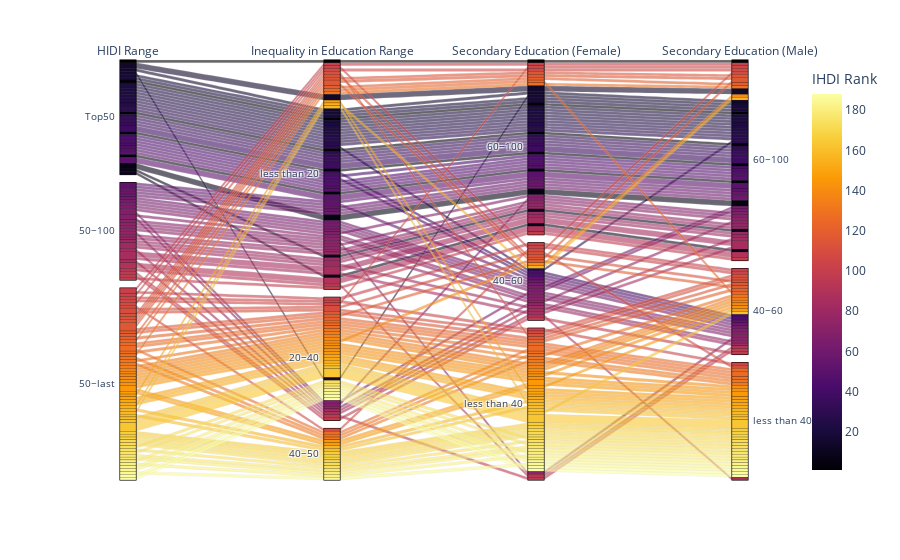

The code cell stored with this chart in its notebook:
### Code cell
#!/usr/bin/env python3
# -*- coding: utf-8 -*-

import plotly.express as px


from plotly.subplots import make_subplots

import numpy as np

import pandas as pd
#get the data from the inequality_adjusted.csv and gender_inequality.csv
hidi = pd.read_csv('inequality_adjusted.csv')
gii = pd.read_csv('gender_inequality.csv')

#get the attribute we need for datasets
hidi = hidi[['IHDI Rank','Country','Inequality in Education']]
gii = gii[['GII Rank','Country','Population with Secondary Education (Female)','Population with Secondary Education (Male)']]
#clean the data
hidi = hidi.where(hidi !='..').dropna()
gii = gii.where(gii !='..').dropna()
#combine the data to create the final data we need 
combine = pd.merge(hidi, gii, on='Country')
traindata =np.array(combine.drop(labels='Country',axis =1),dtype=np.float)
combine = pd.DataFrame(traindata)
combine = combine.rename(columns={0:'IHDI Rank',1:'Inequality in Education',2:'GII Rank',3:'Population with Secondary Education (Female)',4:'Population with Secondary Education (Male)'})
#crea
combine['HIDI Range'] = combine['IHDI Rank'].apply(lambda x: 'Top50' if x<=50 else '50~100' if x<=100 else '50~last')
combine['Inequality in Education Range']=combine['Inequality in Education'].apply(lambda x: 'less than 20' if x<=20 else '20~40' if x<=40 else '40~50')
combine['Population with Secondary Education (Female) Range']=combine['Population with Secondary Education (Female)'].apply(lambda x: 'less than 40' if x<=40 else '40~60' if x<=60 else '60~100')
combine['Population with Secondary Education (Male) Range']=combine['Population with Secondary Education (Male)'].apply(lambda x: 'less than 40' if x<=40 else '40~60' if x<=60 else '60~100')


df = combine
fig = px.parallel_categories(df, dimensions=['HIDI Range', 'Inequality in Education Range', 'Population with Secondary Education (Female) Range','Population with Secondary Education (Male) Range'],color="IHDI Rank", color_continuous_scale=px.colors.sequential.Inferno,
                labels={'HIDI Range':'HIDI Range', 'Inequality in Education Range':'Inequality in Education Range', 'Population with Secondary Education (Female) Range':'Secondary Education (Female)','Population with Secondary Education (Male) Range':'Secondary Education (Male)'})



fig.show()

### Figure 1 — Plotly figure (JSON) as saved in the notebook; plotly's stock layout.template omitted (floating-point values rounded to 4 significant figures; data arrays with more than 128 entries replaced by an {"elided": "..."} marker saying what was removed)
{"data": [{"dimensions": [{"label": "HIDI Range", "values": {"elided": "141 str values"}}, {"label": "Inequality in Education Range", "values": {"elided": "141 str values"}}, {"label": "Secondary Education (Female)", "values": {"elided": "141 str values"}}, {"label": "Secondary Education (Male)", "values": {"elided": "141 str values"}}], "domain": {"x": [0, 1], "y": [0, 1]}, "line": {"color": {"elided": "141 int values"}, "coloraxis": "coloraxis"}, "name": "", "type": "parcats"}], "layout": {"coloraxis": {"colorbar": {"title": {"text": "IHDI Rank"}}, "colorscale": [[0, "#000004"], [0.1111, "#1b0c41"], [0.2222, "#4a0c6b"], [0.3333, "#781c6d"], [0.4444, "#a52c60"], [0.5556, "#cf4446"], [0.6667, "#ed6925"], [0.7778, "#fb9b06"], [0.8889, "#f7d13d"], [1, "#fcffa4"]]}, "legend": {"tracegroupgap": 0}, "margin": {"t": 60}}}
